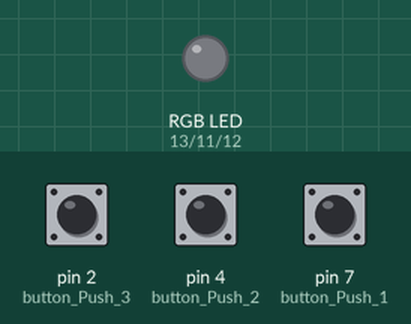
Simulated run of this sketch. Board: Arduino Uno, built with avr-gcc and run on an emulated ATmega328P. Shown: an RGB LED mixed from three pins (HIGH = lit). The inputs (shaded band) are chosen by the test bench; at power-on: pin 2 (button_Push_3) LOW, pin 4 (button_Push_2) LOW, pin 7 (button_Push_1) LOW. What the sketch prints to the serial monitor is not drawn.

Above: at 1.2 s.
1.3 s: pin 2 (button_Push_3) pulled HIGH for 0.15 s
At 1.43 s:
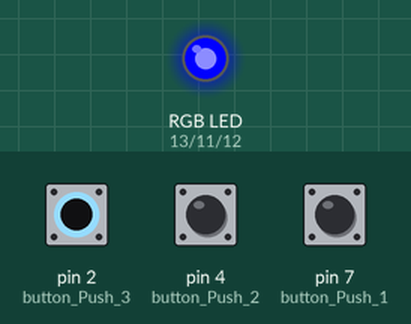
3.0 s: pin 2 (button_Push_3) pulled HIGH for 1 s
At 4.4 s:
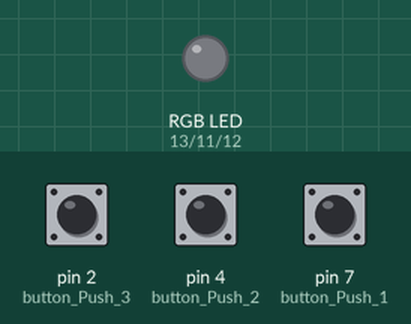
Timing chart, 0 to 6.0 s (numbered marks = the images above; inputs shaded):
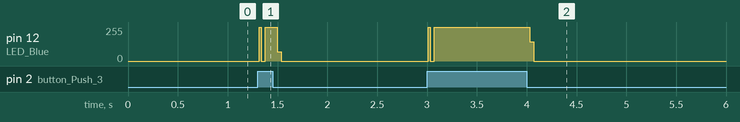

The sketch:

sketch_oct13d.ino
```cpp
int LED_Red = 13;
int LED_Green = 11;
int LED_Blue = 12;

int button_Push_1 = 7;
int button_Push_2 = 4;
int button_Push_3 = 2;

void setup()
{
  Serial.begin(9600);
  pinMode(LED_Red, OUTPUT);
  pinMode(LED_Blue, OUTPUT);
  pinMode(LED_Green, OUTPUT);
  pinMode(button_Push_1, INPUT);
  pinMode(button_Push_2, INPUT);
  pinMode(button_Push_3, INPUT);
}

void loop()
{
  int readValue1 = digitalRead(button_Push_1);
  int readValue2 = digitalRead(button_Push_2);
  int readValue3 = digitalRead(button_Push_3);

  Serial.println(readValue1);
  Serial.println(readValue2);
  Serial.println(readValue3);

  if(readValue1 == HIGH)
  {
    RGB_Color(255,0,0);
  }

  if(readValue1 == LOW)
  {
    RGB_Color(0,0,0);
  }

  if(readValue2 == HIGH)
  {
    RGB_Color(0,255,0);
  }

  if(readValue2 == LOW)
  {
    RGB_Color(0,0,0);
  }

  if(readValue3 == HIGH)
  {
    RGB_Color(0,0,255);
  }

  if(readValue3 == LOW)
  {
    RGB_Color(0,0,0);
  }
}

void RGB_Color(int LED_RED_Val, int LED_GREEN_Val, int LED_BLUE_Val)
{
  analogWrite(LED_Red, LED_RED_Val);
  analogWrite(LED_Green, LED_GREEN_Val);
  analogWrite(LED_Blue, LED_BLUE_Val);
}
```

Measured:
- after the input at 1.3 s, pin 12 (LED_Blue): 0/255 → 254/255 at once, → 0/255 0.18 s later
- after the input at 3.0 s, pin 12 (LED_Blue): 0/255 → 254/255 at once, → 0/255 1.0 s later
